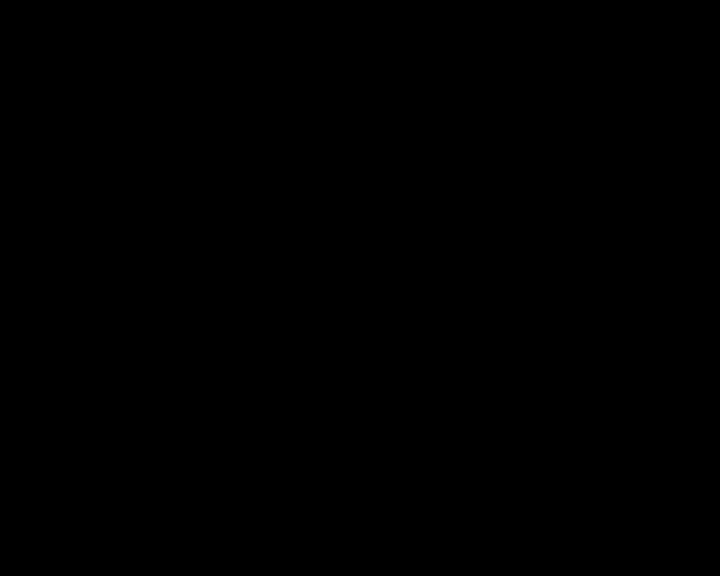
Frame 1 (no input)
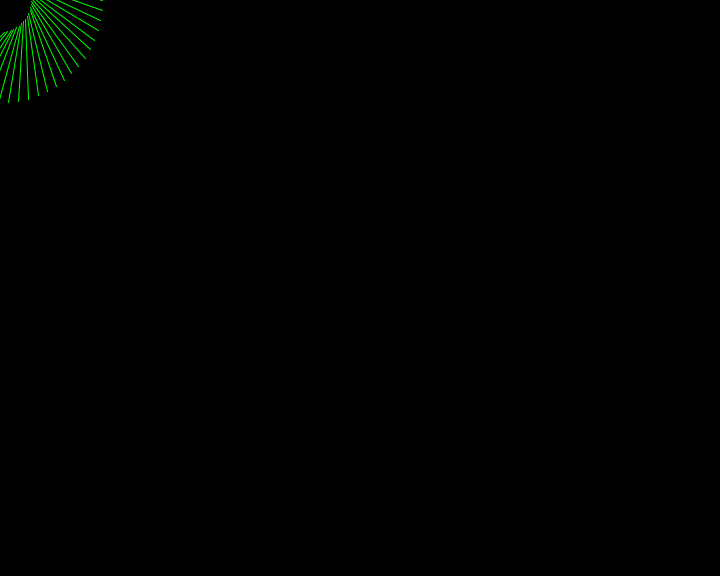
Frame 60 (the mouse pressed at the canvas centre just before this capture)
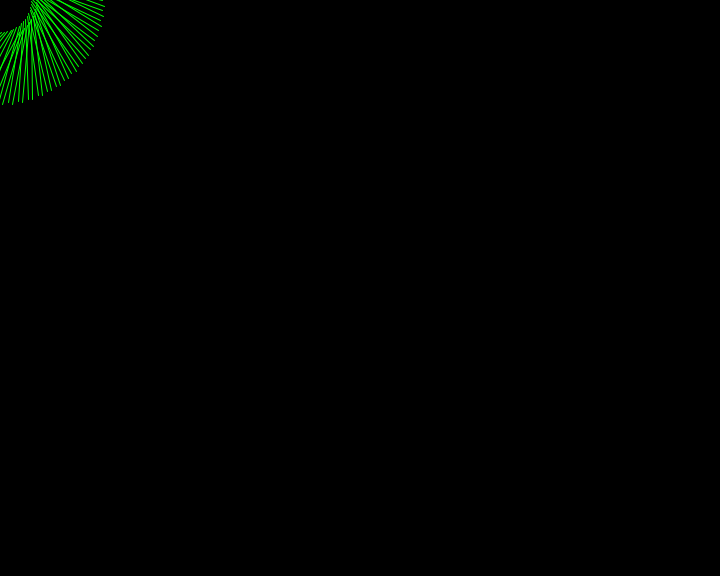
Frame 120 (the mouse held since frame 60 and released just before this capture)

The Processing sketch that drew these frames (run headless with seeded random() and noise(); from frame 60 on, the mouse is pressed at the canvas centre):

// Processing sketch: processing_62536
// ── processing_62536.pde


int n=0;
float x1;
float y1;
float x2;
float y2;


void setup(){
  
  background(0);
  size(720,576);
  
  x1=20;
  y1=100;
  x2=100;
  y2=20;
  
  frameRate(3000);
  
  
}

void draw(){
  
  rotate (x1);  
  
  line(x1,y1,x2,y2);
  stroke(0,255,0);
 // stroke(random(255),random(255),random(255));
  
  x1=x1+0.1;
  x2=x1+0.1;
  
  if (n<10000){
  
  n++;
  
  }

   if (n>=10000){
  
   noLoop();
  
 println(n);
 
  
   } 
}
